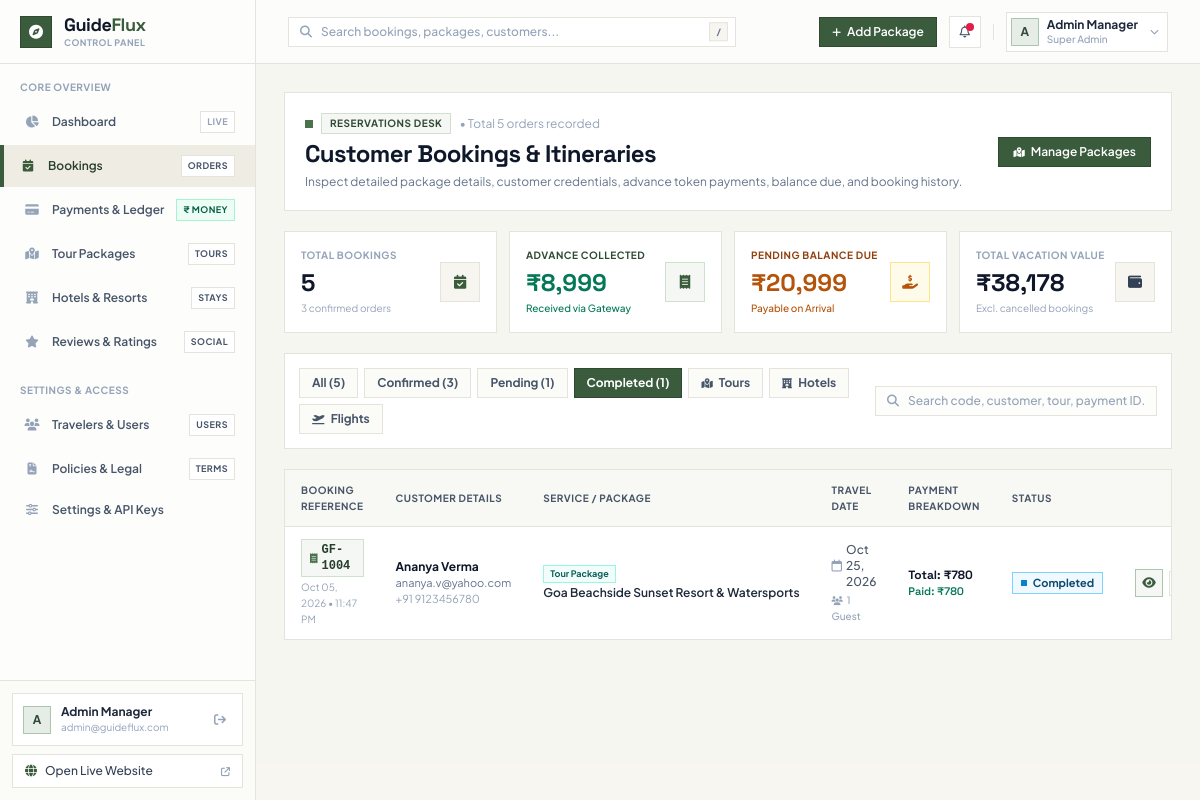
The app's page /admin/bookings.php?status=completed (signed in) with its own data.
### tables this page shows
CREATE TABLE `bookings` (
  `id` int NOT NULL AUTO_INCREMENT,
  `booking_code` varchar(50) NOT NULL,
  `customer_name` varchar(100) NOT NULL,
  `customer_email` varchar(150) NOT NULL,
  `customer_phone` varchar(30) NOT NULL,
  `package_title` varchar(255) NOT NULL,
  `travel_date` date NOT NULL,
  `amount` decimal(10,2) NOT NULL,
  `status` enum('confirmed','pending','completed','cancelled') DEFAULT 'pending',
  `created_at` timestamp NULL DEFAULT CURRENT_TIMESTAMP,
  `user_id` int DEFAULT NULL,
  `booking_type` enum('package','hotel','flight_inquiry') DEFAULT 'package',
  `advance_amount` decimal(10,2) DEFAULT '0.00',
  `balance_amount` decimal(10,2) DEFAULT '0.00',
  `payment_gateway` varchar(50) DEFAULT 'razorpay',
  `payment_id` varchar(100) DEFAULT NULL,
  `order_id` varchar(100) DEFAULT NULL,
  `booking_details` longtext,
  PRIMARY KEY (`id`),
  UNIQUE KEY `booking_code` (`booking_code`)
);

### admin/bookings.php (the view, shortened to what the rows shown need)
<?php
$pdo = getDBConnection();
$bookings = [];
if ($pdo) {
    try {
        $filterStatus = isset($_GET['status']) ? trim($_GET['status']) : '';
        $sql = "SELECT b.*,
                       u.name AS user_account_name, u.email AS user_account_email, u.phone AS user_account_phone, u.status AS user_account_status
                FROM `bookings` b
                LEFT JOIN `users` u ON b.user_id = u.id
                WHERE 1=1";
        $params = [];
        if (!empty($filterStatus)) {
            $sql .= " AND b.`status` = ?";
            $params[] = $filterStatus;
        }
        $sql .= " ORDER BY b.`id` DESC";
        $stmt = $pdo->prepare($sql);
        $stmt->execute($params);
        $rawBookings = $stmt->fetchAll(PDO::FETCH_ASSOC);
        foreach ($rawBookings as $rb) {
            $meta = [];
            $matchedPkg = null;
            $rb['pkg_image'] = $matchedPkg['image'] ?? ($meta['hotel_image'] ?? null);
            $rb['pkg_location'] = $matchedPkg['location'] ?? ($meta['destination'] ?? ($meta['city'] ?? ''));
            $rb['pkg_days'] = $matchedPkg['duration_days'] ?? null;
            $rb['pkg_nights'] = $matchedPkg['duration_nights'] ?? null;
            $rb['pkg_slug'] = $matchedPkg['slug'] ?? null;
            $rb['pkg_tag'] = $matchedPkg['badge'] ?? null;
            $rb['package_id'] = $matchedPkg['id'] ?? null;
            $bookings[] = $rb;
        }
    } catch (Exception $e) {
        $bookings = [];
    }
}
include 'components/head.php';
?>
<div class="min-h-screen flex bg-cream-100/70 antialiased selection:bg-sage-600 selection:text-white">
    <div class="flex-1 lg:pl-64 xl:pl-68 flex flex-col min-w-0 transition-all">
        <main class="flex-1 p-4 sm:p-6 lg:p-7 w-full space-y-5">
            <div class="bg-white border border-[#e5e4dc] p-4 sm:p-5 flex flex-col md:flex-row md:items-center justify-between gap-4">
                <div class="space-y-1">
                    <h1 class="text-xl sm:text-2xl font-bold font-space text-slate-900 tracking-tight">
                        Customer Bookings &amp; Itineraries
                    </h1>
                </div>
            </div>
            <div class="bg-white border border-[#e5e4dc] overflow-hidden">
                <div class="overflow-x-auto">
                    <table class="w-full text-left text-xs border-collapse">
                        <thead>
                            <tr class="bg-cream-100/70 border-b border-[#e5e4dc] text-slate-600 font-bold uppercase tracking-wider text-[10px]">
                                <th class="py-3 px-4">Booking Reference</th>
                                <th class="py-3 px-4">Customer Details</th>
                                <th class="py-3 px-4">Service / Package</th>
                                <th class="py-3 px-4">Travel Date</th>
                                <th class="py-3 px-4">Payment Breakdown</th>
                                <th class="py-3 px-4">Status</th>
                                <th class="py-3 px-4 text-right">Actions</th>
                            </tr>
                        </thead>
                        <tbody class="divide-y divide-[#e5e4dc]">
                            <?php if (!empty($bookings)): ?>
                                <?php foreach ($bookings as $b): ?>
                                    <?php
                                    $st = strtolower($b['status']);
                                    $bType = $b['booking_type'] ?? 'package';
                                    $totalAmt = (float)$b['amount'];
                                    $advAmt = (float)($b['advance_amount'] > 0 ? $b['advance_amount'] : $totalAmt);
                                    $bJson = htmlspecialchars(json_encode($b), ENT_QUOTES, 'UTF-8');
                                    ?>
                                    <tr class="hover:bg-cream-50/80 transition-colors">
                                        <td class="py-3 px-4">
                                            <div class="flex items-center gap-1.5">
                                                <button type="button"
                                                        onclick="openBookingDossier(<?php echo $bJson; ?>)"
                                                        class="font-mono font-bold text-sage-900 bg-sage-50 hover:bg-sage-100 px-2 py-0.5 border border-sage-200 transition text-left cursor-pointer inline-flex items-center gap-1">
                                                    <i class="fa-solid fa-receipt text-[10px] text-sage-600"></i>
                                                    <span><?php echo htmlspecialchars($b['booking_code']); ?></span>
                                                </button>
                                            </div>
                                            <div class="text-[10px] text-slate-400 mt-0.5">
                                                <?php echo date('M d, Y • h:i A', strtotime($b['created_at'] ?? 'now')); ?>
                                            </div>
                                        </td>
                                        <td class="py-3 px-4">
                                            <div class="font-bold text-slate-900 flex items-center gap-1">
                                                <span><?php echo htmlspecialchars($b['customer_name']); ?></span>
                                            </div>
                                            <div class="text-[11px] text-slate-500">
                                                <a href="mailto:<?php echo htmlspecialchars($b['customer_email']); ?>" class="hover:text-sage-700 hover:underline"><?php echo htmlspecialchars($b['customer_email']); ?></a>
                                            </div>
                                            <div class="text-[11px] text-slate-400">
                                                <a href="tel:<?php echo htmlspecialchars($b['customer_phone']); ?>" class="hover:text-sage-700"><?php echo htmlspecialchars($b['customer_phone']); ?></a>
                                            </div>
                                        </td>
                                        <td class="py-3 px-4">
                                            <div class="flex items-center gap-1.5 mb-0.5">
                                                <?php if ($bType === 'hotel'): ?>
                                                    <span class="text-[9px] font-bold bg-amber-50 text-amber-800 border border-amber-200 px-1.5 py-0.2">Hotel Stay</span>
                                                <?php elseif ($bType === 'flight_inquiry'): ?>
                                                    <span class="text-[9px] font-bold bg-sky-50 text-sky-800 border border-sky-200 px-1.5 py-0.2">Flight Query</span>
                                                <?php else: ?>
                                                    <span class="text-[9px] font-bold bg-teal-50 text-teal-800 border border-teal-200 px-1.5 py-0.2">Tour Package</span>
                                                <?php endif; ?>
                                            </div>
                                            <div class="font-medium text-slate-800 max-w-xs truncate cursor-pointer hover:text-sage-700 font-semibold" onclick="openBookingDossier(<?php echo $bJson; ?>)">
                                                <?php echo htmlspecialchars($b['package_title']); ?>
                                            </div>
                                        </td>
                                        <td class="py-3 px-4 text-slate-600 font-medium">
                                            <div class="flex items-center gap-1">
                                                <i class="fa-regular fa-calendar text-slate-400 text-xs"></i>
                                                <span><?php echo date('M d, Y', strtotime($b['travel_date'])); ?></span>
                                            </div>
                                            <div class="text-[10px] text-slate-400 mt-0.5">
                                                <i class="fa-solid fa-users text-[9px] mr-1"></i><?php echo (int)($b['guests_count'] ?? 1); ?> Guest<?php echo (int)($b['guests_count'] ?? 1) > 1 ? 's' : ''; ?>
                                            </div>
                                        </td>
                                        <td class="py-3 px-4 font-space">
                                            <div class="font-bold text-slate-900 text-xs">
                                                Total: ₹<?php echo number_format($totalAmt); ?>
                                            </div>
                                            <div class="text-[11px] text-emerald-700 font-semibold">
                                                Paid: ₹<?php echo number_format($advAmt); ?>
                                            </div>
                                        </td>
                                        <td class="py-3 px-4">
                                            <?php
                                            $badgeClass = 'bg-cream-100 text-slate-700 border-[#e5e4dc]';
                                            if ($st === 'confirmed') $badgeClass = 'bg-sage-50 text-sage-900 border-sage-300';
                                            elseif ($st === 'pending') $badgeClass = 'bg-amber-50 text-amber-900 border-amber-300';
                                            elseif ($st === 'completed') $badgeClass = 'bg-sky-50 text-sky-900 border-sky-300';
                                            elseif ($st === 'cancelled') $badgeClass = 'bg-rose-50 text-rose-900 border-rose-300';
                                            ?>
                                            <span class="inline-flex items-center gap-1.5 px-2 py-0.5 text-[11px] font-bold border <?php echo $badgeClass; ?>">
                                                <span class="w-1.5 h-1.5 <?php echo $st === 'confirmed' ? 'bg-sage-700' : ($st === 'pending' ? 'bg-amber-600' : ($st === 'completed' ? 'bg-sky-600' : 'bg-rose-600')); ?>"></span>
                                                <?php echo ucfirst($st); ?>
                                            </span>
                                        </td>
                                        <td class="py-3 px-4 text-right">
                                            <div class="inline-flex items-center gap-1.5 justify-end">
                                                <button type="button"
                                                        onclick="openBookingDossier(<?php echo $bJson; ?>)"
                                                        title="View Complete Package & Payment Dossier"
                                                        class="w-7 h-7 bg-sage-50 hover:bg-sage-700 text-sage-700 hover:text-white border border-sage-300 transition-colors flex items-center justify-center text-xs font-bold cursor-pointer">
                                                    <i class="fa-solid fa-eye"></i>
                                                </button>
                                            </div>
                                        </td>
                                    </tr>
                                <?php endforeach; ?>
                            <?php endif; ?>
                        </tbody>
                    </table>
                </div>
            </div>
        </main>
    </div>
</div>
<?php include 'components/footer.php'; ?>

### records on screen
bookings: booking_code "GF-1004", created_at "Oct 05, 2026 • 11:47 PM", customer_name "Ananya Verma", customer_email "ananya.v@yahoo.com", customer_phone "+91 9123456780", booking_type "Tour Package", package_title "Goa Beachside Sunset Resort & Watersports", travel_date "Oct 25, 2026", guests_count "1", amount "780", advAmt "780", status "Completed"

### other values on screen
substr($_SESSION['admin_name'] ?? 'A', 0, 1) "A"
$_SESSION['admin_name'] "Admin Manager"
$_SESSION['admin_email'] "admin@guideflux.com"
$totalBookings "5"
$confirmedCount "3"
$totalAdvancePaid > 0 ? $totalAdvancePaid : $totalSales "8,999"
$totalBalanceDue "20,999"
$totalSales "38,178"
$pendingCount "1"
$completedCount "1"
